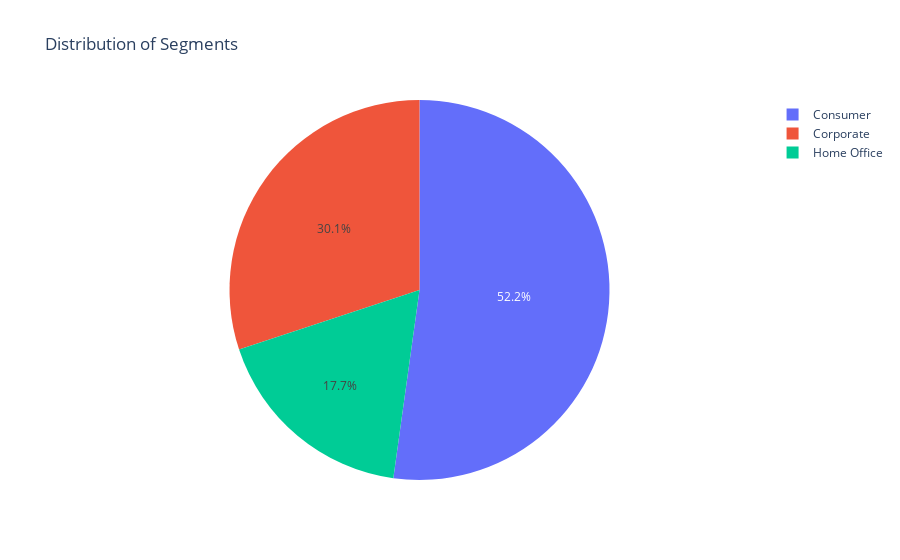

The notebook cell this image was saved under:
### Code cell
#  visualize the distribution of different segments .


px.pie(data_frame=df, names="segment", title="Distribution of Segments")

### Figure 1 — Plotly figure (JSON) as saved in the notebook; plotly's stock layout.template omitted (floating-point values rounded to 4 significant figures; data arrays with more than 128 entries replaced by an {"elided": "..."} marker saying what was removed)
{"data": [{"domain": {"x": [0, 1], "y": [0, 1]}, "hovertemplate": "segment=%{label}<extra></extra>", "labels": {"elided": "8115 str values"}, "legendgroup": "", "name": "", "showlegend": true, "type": "pie"}], "layout": {"legend": {"tracegroupgap": 0}, "title": {"text": "Distribution of Segments"}}}
